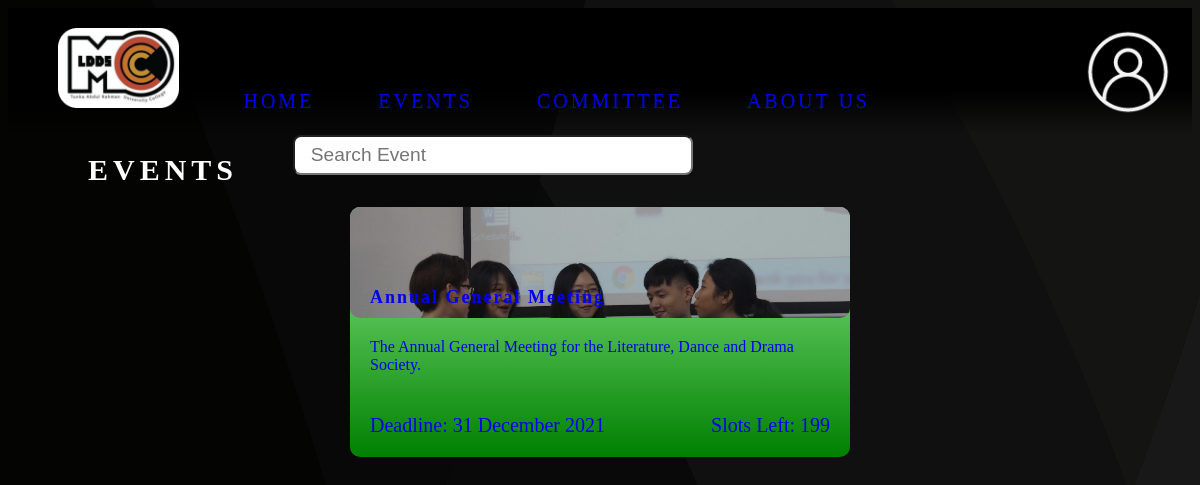
The page /events/index.php on the database its author committed.
### tables this page shows
CREATE TABLE `event` (
  `id` int(11) NOT NULL,
  `name` varchar(45) NOT NULL,
  `description` varchar(250) NOT NULL,
  `date` date NOT NULL,
  `start_time` time NOT NULL,
  `end_time` time NOT NULL,
  `venue` varchar(20) NOT NULL,
  `capacity` int(11) NOT NULL,
  `deadline` date NOT NULL,
  `person_in_charge` varchar(10) NOT NULL
);

### events/index.php (the view, shortened to what this page needs)
<?php
require_once('../banner.php');
?>
<!DOCTYPE html>
<html lang="en">
    <head>
        <link rel="stylesheet" href="https://code.getmdl.io/1.3.0/material.grey-orange.min.css" />
        <link rel="stylesheet" href="/wst-ldds/style/main.css">
        <link rel="stylesheet" href="/wst-ldds/style/events.css">
    </head>
    <body>
        <div class="content">
            <h1>Events</h1>
            <input type="text" class ="event-searchbox" id="event-searchbox" placeholder="Search Event" oninput="search(this)">
            <div class="events-list">
            <?php
                require_once("./../config/conn.php");
                $query = $conn->prepare("SELECT * FROM event;");
                $query->execute();
                $result = $query -> get_result();
                if ($result->num_rows > 0) {
                    while ($row = $result->fetch_assoc()) {
                        $query2 = $conn->prepare("SELECT COUNT(*) AS slots_taken FROM event_registration WHERE event_id=?");
                        $query2->bind_param("s", $row['id']);
                        $query2->execute();
                        $registrationResult = $query2->get_result();
                        $slotsTaken = $registrationResult->fetch_assoc()['slots_taken'];
                        echo '<a class="event-box" href="/wst-ldds/event/'.$row['id'].'">
                                <h3>'.$row['name'].'</h3>
                                <div class="desc">'.$row['description'].'</div>
                                <div class="deadline">Deadline: '.date("d F Y", strtotime($row['deadline'])).'</div>
                                <div class="slots-left">Slots Left: '.($row['capacity'] - $slotsTaken).'</div>
                            </a>';
                    }
                } else {
                }
             ?>
            </div>
        </div>
    </body>
</html>

### style/main.css (style rules this page uses)
body { background: url('./images/bg.svg') fixed; background-size: cover; overflow-x: hidden; overflow-y: overlay; }
.content { padding: 0 80px; color: white; }
.content h1 { font-size: 30px; text-transform: uppercase; letter-spacing: 5px; }
.deadline { left: 0px; }

### style/events.css (style rules this page uses)
.event-searchbox, .event-searchbox input:focus { margin: -4.5rem 12.8rem; width: 25rem; height: 2.5rem; border-radius: 0.5rem; outline: none; padding-left: 1rem; font-size: 1.2rem; }
.events-list { display: flex; flex-wrap: wrap; gap: 1rem; justify-content: center; }
.event-box { border-radius: 10px; text-decoration: none; background: linear-gradient(to bottom, lightgreen, green); width: 500px; transition: box-shadow .2s; }
.event-box > h3 { border-radius: 10px; font-size: 1.5vw; letter-spacing: 2px; padding: 80px 20px 10px 20px; margin: 0; background: url('/wst-ldds/style/images/carousel/JLC.jpg'); background-size: cover; background-repeat: no-repeat; box-shadow: inset 0 0 0 1000px rgba(0,0,0,.2); }
.event-box > .desc { padding: 20px; }
.event-box > .deadline, .event-box > .slots-left { display: inline-block; padding: 20px; font-size: 20px; }
.event-box > .slots-left { float: right; }

### rows shown on the page
event: name "Annual General Meeting", description "The Annual General Meeting for the Literature, Dance and Drama Society.", deadline "31 December 2021", capacity "199"
